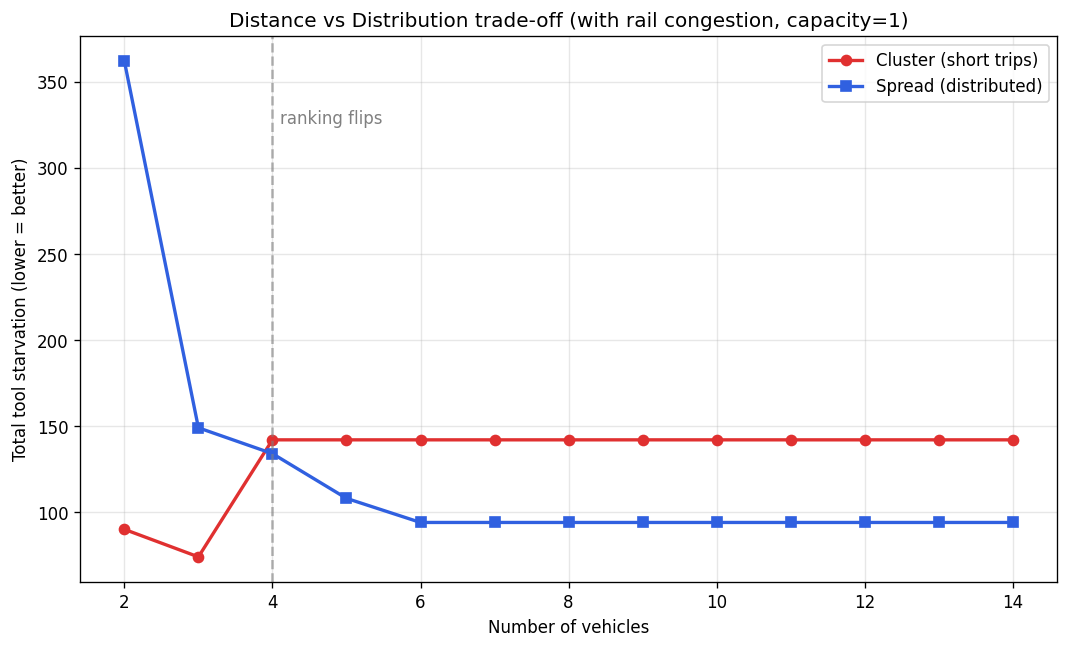

The script that saved this image:
"""
거리 vs 분산 트레이드오프 — 혼잡(용량1) 하에서 차량 수에 따른 굶주림 교차
산출물: tradeoff_crossover.png
"""
from mini_amhs import run, dispatch_nearest
import matplotlib
matplotlib.use("Agg")
import matplotlib.pyplot as plt

CLUSTER = [(1, 1), (1, 2), (2, 1), (2, 2)]
SPREAD = [(0, 3), (3, 0), (3, 3), (2, 2)]
veh_range = list(range(2, 15))

cluster_starve, spread_starve = [], []
for n in veh_range:
    cluster_starve.append(run(CLUSTER, dispatcher=dispatch_nearest, edge_capacity=1, n_vehicles=n)["장비_총_대기시간"])
    spread_starve.append(run(SPREAD, dispatcher=dispatch_nearest, edge_capacity=1, n_vehicles=n)["장비_총_대기시간"])

plt.figure(figsize=(9, 5.5))
plt.plot(veh_range, cluster_starve, "o-", color="#e03030", lw=2, label="Cluster (short trips)")
plt.plot(veh_range, spread_starve, "s-", color="#3060e0", lw=2, label="Spread (distributed)")

# 교차점 표시
for i in range(1, len(veh_range)):
    if (cluster_starve[i - 1] < spread_starve[i - 1]) != (cluster_starve[i] < spread_starve[i]):
        xc = veh_range[i]
        plt.axvline(xc, color="gray", ls="--", alpha=0.6)
        plt.text(xc + 0.1, max(max(cluster_starve), max(spread_starve)) * 0.9,
                 "ranking flips", color="gray")
        break

plt.xlabel("Number of vehicles")
plt.ylabel("Total tool starvation (lower = better)")
plt.title("Distance vs Distribution trade-off (with rail congestion, capacity=1)")
plt.legend()
plt.grid(alpha=0.3)
plt.tight_layout()
plt.savefig("tradeoff_crossover.png", dpi=120, bbox_inches="tight")
print("saved tradeoff_crossover.png")
print("cluster:", cluster_starve)
print("spread :", spread_starve)
